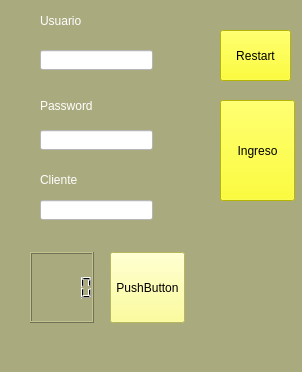
<?xml version="1.0" encoding="UTF-8"?>
<ui version="4.0">
 <class>MainWindow</class>
 <widget class="QMainWindow" name="MainWindow">
  <property name="geometry">
   <rect>
    <x>0</x>
    <y>0</y>
    <width>302</width>
    <height>372</height>
   </rect>
  </property>
  <property name="windowTitle">
   <string>MainWindow</string>
  </property>
  <property name="styleSheet">
   <string notr="true">

background-color: rgb(170, 170, 127);
border-color: rgb(0, 0, 0);</string>
  </property>
  <widget class="QWidget" name="centralwidget">
   <widget class="QPushButton" name="pushButton_ingreso">
    <property name="geometry">
     <rect>
      <x>220</x>
      <y>100</y>
      <width>75</width>
      <height>101</height>
     </rect>
    </property>
    <property name="styleSheet">
     <string notr="true">background-color: rgb(255, 255, 0);
border-color: rgb(0, 0, 0);</string>
    </property>
    <property name="text">
     <string>Ingreso</string>
    </property>
   </widget>
   <widget class="QLabel" name="label">
    <property name="geometry">
     <rect>
      <x>40</x>
      <y>10</y>
      <width>71</width>
      <height>21</height>
     </rect>
    </property>
    <property name="styleSheet">
     <string notr="true">
font: 75 14pt &quot;Arial&quot;;
color: rgb(255, 255, 255);</string>
    </property>
    <property name="text">
     <string>Usuario</string>
    </property>
   </widget>
   <widget class="QLabel" name="label_2">
    <property name="geometry">
     <rect>
      <x>40</x>
      <y>90</y>
      <width>91</width>
      <height>31</height>
     </rect>
    </property>
    <property name="styleSheet">
     <string notr="true">font: 75 14pt &quot;Arial&quot;;
border-color: rgb(255, 255, 255);
color: rgb(255, 255, 255);</string>
    </property>
    <property name="text">
     <string>Password</string>
    </property>
   </widget>
   <widget class="QLCDNumber" name="lcdNumber">
    <property name="geometry">
     <rect>
      <x>30</x>
      <y>252</y>
      <width>64</width>
      <height>71</height>
     </rect>
    </property>
   </widget>
   <widget class="QPushButton" name="pushButton_timer">
    <property name="geometry">
     <rect>
      <x>110</x>
      <y>252</y>
      <width>75</width>
      <height>71</height>
     </rect>
    </property>
    <property name="styleSheet">
     <string notr="true">background-color: rgb(255, 255, 127);
border-color: rgb(0, 0, 0);</string>
    </property>
    <property name="text">
     <string>PushButton</string>
    </property>
   </widget>
   <widget class="QLabel" name="label_3">
    <property name="geometry">
     <rect>
      <x>196</x>
      <y>250</y>
      <width>91</width>
      <height>71</height>
     </rect>
    </property>
    <property name="styleSheet">
     <string notr="true">color: rgb(255, 255, 255);</string>
    </property>
    <property name="text">
     <string/>
    </property>
   </widget>
   <widget class="QLabel" name="label_4">
    <property name="geometry">
     <rect>
      <x>40</x>
      <y>170</y>
      <width>101</width>
      <height>20</height>
     </rect>
    </property>
    <property name="styleSheet">
     <string notr="true">color: rgb(255, 255, 255);
font: 75 14pt &quot;Arial&quot;;
border-color: rgb(255, 255, 255);</string>
    </property>
    <property name="text">
     <string>Cliente</string>
    </property>
   </widget>
   <widget class="QPushButton" name="pushButton_clean">
    <property name="geometry">
     <rect>
      <x>220</x>
      <y>30</y>
      <width>71</width>
      <height>51</height>
     </rect>
    </property>
    <property name="styleSheet">
     <string notr="true">background-color: rgb(255, 255, 0);
border-color: rgb(0, 0, 0);</string>
    </property>
    <property name="text">
     <string>Restart</string>
    </property>
   </widget>
   <widget class="QLineEdit" name="lineEdit_usuario">
    <property name="geometry">
     <rect>
      <x>40</x>
      <y>50</y>
      <width>113</width>
      <height>20</height>
     </rect>
    </property>
    <property name="styleSheet">
     <string notr="true">background-color: rgb(255, 255, 255);</string>
    </property>
   </widget>
   <widget class="QLineEdit" name="lineEdit_2_password">
    <property name="geometry">
     <rect>
      <x>40</x>
      <y>130</y>
      <width>113</width>
      <height>20</height>
     </rect>
    </property>
    <property name="styleSheet">
     <string notr="true">background-color: rgb(255, 255, 255);</string>
    </property>
   </widget>
   <widget class="QLineEdit" name="lineEdit_3_cliente">
    <property name="geometry">
     <rect>
      <x>40</x>
      <y>200</y>
      <width>113</width>
      <height>20</height>
     </rect>
    </property>
    <property name="styleSheet">
     <string notr="true">background-color: rgb(255, 255, 255);</string>
    </property>
   </widget>
  </widget>
  <widget class="QMenuBar" name="menubar">
   <property name="geometry">
    <rect>
     <x>0</x>
     <y>0</y>
     <width>302</width>
     <height>21</height>
    </rect>
   </property>
  </widget>
  <widget class="QStatusBar" name="statusbar"/>
 </widget>
 <resources/>
 <connections/>
</ui>
